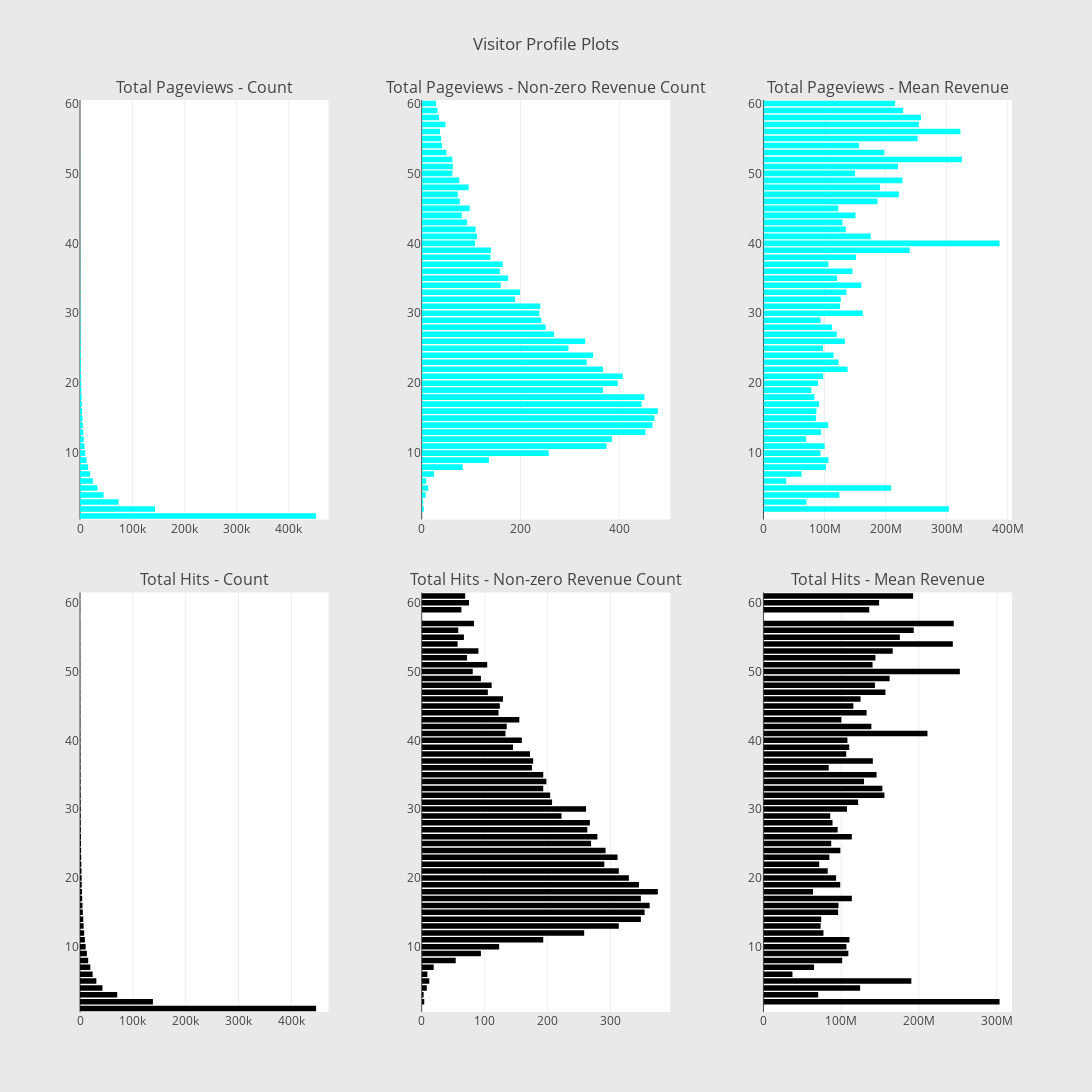

The code cell stored with this chart in its notebook:
### Markdown cell above
## Visitor Profile

- we will explore all features regarding visitor **totals_pageviews** and **totals_hits**.

### Code cell
titles = ["Total Pageviews - Count", "Total Pageviews - Non-zero Revenue Count","Total Pageviews - Mean Revenue", 
          "Total Hits - Count", "Total Hits - Non-zero Revenue Count", "Total Hits - Mean Revenue"]
fig_title = "Visitor Profile Plots"
fn = 'visitor-profile-plots'
features = ['totals_pageviews', 'totals_hits']
head_val = 60
colors = ['cyan', 'black']

multiple_horizontal_bar_chart(titles, fig_title, fn, features, head_val, colors, nrows=2, ncols=3, vs=0.08, hs=0.10, h=1800, w=1100)

### Figure 1 — Plotly figure (JSON) as saved in the notebook; plotly's stock layout.template omitted (floating-point values rounded to 4 significant figures)
{"data": [{"marker": {"color": "cyan"}, "orientation": "h", "showlegend": false, "type": "bar", "uid": "f08ae3d2-78d3-4dc1-ab7e-8a49f22a43d8", "x": [84, 88, 94, 112, 114, 124, 134, 135, 162, 168, 184, 192, 222, 225, 240, 242, 265, 268, 298, 338, 355, 388, 410, 453, 509, 535, 567, 674, 704, 847, 873, 875, 1091, 1143, 1318, 1413, 1567, 1722, 1949, 2211, 2409, 2682, 3150, 3511, 4010, 4720, 5291, 6197, 7097, 8671, 10104, 12585, 15272, 19476, 24688, 33411, 45192, 73835, 143770, 452522], "xaxis": "x", "y": ["60", "59", "58", "56", "57", "55", "54", "53", "50", "52", "51", "49", "48", "47", "46", "44", "43", "45", "42", "41", "40", "39", "38", "37", "36", "35", "34", "33", "32", "31", "30", "29", "28", "27", "26", "25", "24", "23", "22", "21", "20", "19", "18", "17", "16", "15", "14", "13", "12", "11", "10", "9", "8", "7", "6", "5", "4", "3", "2", "1"], "yaxis": "y"}, {"marker": {"color": "cyan"}, "orientation": "h", "showlegend": false, "type": "bar", "uid": "27821279-36fc-4580-b502-8bb769a8119f", "x": [29, 32, 35, 37, 48, 39, 41, 50, 62, 62, 63, 76, 95, 73, 77, 81, 92, 97, 109, 112, 108, 140, 139, 164, 158, 175, 160, 199, 189, 240, 238, 242, 251, 268, 331, 297, 347, 334, 367, 407, 397, 367, 451, 445, 478, 471, 467, 453, 385, 374, 257, 136, 83, 25, 9, 13, 8, 3, 4, 0], "xaxis": "x2", "y": ["60", "59", "58", "56", "57", "55", "54", "53", "50", "52", "51", "49", "48", "47", "46", "44", "43", "45", "42", "41", "40", "39", "38", "37", "36", "35", "34", "33", "32", "31", "30", "29", "28", "27", "26", "25", "24", "23", "22", "21", "20", "19", "18", "17", "16", "15", "14", "13", "12", "11", "10", "9", "8", "7", "6", "5", "4", "3", "2", "1"], "yaxis": "y2"}, {"marker": {"color": "cyan"}, "orientation": "h", "showlegend": false, "type": "bar", "uid": "80cecdf6-ba48-466f-a6ff-21e4a10f1d37", "x": [215500000.0, 228677500, 258122000, 322500000.0, 254400000.0, 252400000.0, 156200000.0, 197964400, 150000000.0, 325100000.0, 220300000.0, 227600000.0, 190800000.0, 221600000.0, 186800000.0, 150700000.0, 129300000.0, 122500000.0, 134800000.0, 175600000.0, 386700000.0, 239388500, 151500000.0, 106300000.0, 145900000.0, 120400000.0, 160200000.0, 135800000.0, 126600000.0, 125500000.0, 162800000.0, 93470000.0, 112300000.0, 120000000.0, 133400000.0, 97610000.0, 114700000.0, 122900000.0, 137800000.0, 97860000.0, 89530000.0, 78330000.0, 83450000.0, 91030000.0, 86660000.0, 85830000.0, 106100000.0, 94120000.0, 69840000.0, 100200000.0, 93480000.0, 106500000.0, 102300000.0, 62228400, 37280000.0, 209100000.0, 124287500, 70390000.0, 303625000, null], "xaxis": "x3", "y": ["60", "59", "58", "56", "57", "55", "54", "53", "50", "52", "51", "49", "48", "47", "46", "44", "43", "45", "42", "41", "40", "39", "38", "37", "36", "35", "34", "33", "32", "31", "30", "29", "28", "27", "26", "25", "24", "23", "22", "21", "20", "19", "18", "17", "16", "15", "14", "13", "12", "11", "10", "9", "8", "7", "6", "5", "4", "3", "2", "1"], "yaxis": "y3"}, {"marker": {"color": "black"}, "orientation": "h", "showlegend": false, "type": "bar", "uid": "9705dc80-db24-43e2-9df7-502c463a65cf", "x": [198, 203, 206, 211, 212, 227, 246, 261, 269, 316, 333, 348, 349, 363, 424, 438, 454, 501, 527, 553, 621, 693, 724, 745, 785, 845, 846, 944, 1088, 1104, 1289, 1291, 1406, 1504, 1718, 1925, 2126, 2190, 2477, 2798, 3064, 3291, 3755, 4130, 4716, 5384, 6194, 6881, 7879, 9264, 10640, 12959, 15484, 19518, 23918, 30939, 42444, 70402, 137952, 446754], "xaxis": "x4", "y": ["61", "59", "60", "56", "57", "55", "54", "52", "53", "50", "51", "49", "48", "47", "46", "45", "44", "43", "42", "41", "40", "39", "38", "37", "36", "35", "34", "33", "32", "31", "30", "29", "28", "27", "26", "25", "24", "23", "22", "21", "20", "19", "18", "17", "16", "15", "14", "13", "12", "11", "10", "9", "8", "7", "6", "5", "4", "3", "2", "1"], "yaxis": "y4"}, {"marker": {"color": "black"}, "orientation": "h", "showlegend": false, "type": "bar", "uid": "d4471776-bf86-465b-9c13-a87e72cdfc42", "x": [69, 63, 75, 58, 83, 67, 57, 72, 90, 81, 104, 94, 111, 105, 129, 124, 122, 155, 135, 133, 159, 145, 172, 177, 175, 193, 198, 193, 204, 207, 261, 222, 267, 263, 279, 269, 292, 311, 290, 313, 329, 345, 375, 348, 362, 354, 348, 313, 258, 193, 123, 94, 54, 19, 9, 12, 8, 3, 4, 0], "xaxis": "x5", "y": ["61", "59", "60", "56", "57", "55", "54", "52", "53", "50", "51", "49", "48", "47", "46", "45", "44", "43", "42", "41", "40", "39", "38", "37", "36", "35", "34", "33", "32", "31", "30", "29", "28", "27", "26", "25", "24", "23", "22", "21", "20", "19", "18", "17", "16", "15", "14", "13", "12", "11", "10", "9", "8", "7", "6", "5", "4", "3", "2", "1"], "yaxis": "y5"}, {"marker": {"color": "black"}, "orientation": "h", "showlegend": false, "type": "bar", "uid": "8b746791-a3d8-4600-a9e1-42d96cc13d4c", "x": [192400000.0, 136000000.0, 148700000.0, 193200000.0, 244700000.0, 175400000.0, 243500000.0, 144000000.0, 166200000.0, 252600000.0, 140300000.0, 162300000.0, 143400000.0, 156800000.0, 124900000.0, 115600000.0, 132600000.0, 100200000.0, 138800000.0, 210900000.0, 108000000.0, 110300000.0, 106400000.0, 140700000.0, 83897600, 145400000.0, 129300000.0, 152900000.0, 155500000.0, 121700000.0, 107400000.0, 85830000.0, 88800000.0, 95410000.0, 113600000.0, 87120000.0, 98840000.0, 84710000.0, 71690000.0, 82630000.0, 93420000.0, 98680000.0, 63682800, 113600000.0, 96460000.0, 95990000.0, 74250000.0, 73470000.0, 77150000.0, 110600000.0, 106700000.0, 109200000.0, 101200000.0, 65030000, 37280000.0, 190200000.0, 124287500, 70390000.0, 303625000, null], "xaxis": "x6", "y": ["61", "59", "60", "56", "57", "55", "54", "52", "53", "50", "51", "49", "48", "47", "46", "45", "44", "43", "42", "41", "40", "39", "38", "37", "36", "35", "34", "33", "32", "31", "30", "29", "28", "27", "26", "25", "24", "23", "22", "21", "20", "19", "18", "17", "16", "15", "14", "13", "12", "11", "10", "9", "8", "7", "6", "5", "4", "3", "2", "1"], "yaxis": "y6"}], "layout": {"annotations": [{"font": {"size": 16}, "showarrow": false, "text": "Total Pageviews - Count", "x": 0.1333, "xanchor": "center", "xref": "paper", "y": 1, "yanchor": "bottom", "yref": "paper"}, {"font": {"size": 16}, "showarrow": false, "text": "Total Pageviews - Non-zero Revenue Count", "x": 0.5, "xanchor": "center", "xref": "paper", "y": 1, "yanchor": "bottom", "yref": "paper"}, {"font": {"size": 16}, "showarrow": false, "text": "Total Pageviews - Mean Revenue", "x": 0.8667, "xanchor": "center", "xref": "paper", "y": 1, "yanchor": "bottom", "yref": "paper"}, {"font": {"size": 16}, "showarrow": false, "text": "Total Hits - Count", "x": 0.1333, "xanchor": "center", "xref": "paper", "y": 0.46, "yanchor": "bottom", "yref": "paper"}, {"font": {"size": 16}, "showarrow": false, "text": "Total Hits - Non-zero Revenue Count", "x": 0.5, "xanchor": "center", "xref": "paper", "y": 0.46, "yanchor": "bottom", "yref": "paper"}, {"font": {"size": 16}, "showarrow": false, "text": "Total Hits - Mean Revenue", "x": 0.8667, "xanchor": "center", "xref": "paper", "y": 0.46, "yanchor": "bottom", "yref": "paper"}], "height": 1800, "paper_bgcolor": "rgb(233,233,233)", "title": "Visitor Profile Plots", "width": 1100, "xaxis": {"anchor": "y", "domain": [0, 0.2667]}, "xaxis2": {"anchor": "y2", "domain": [0.3667, 0.6333]}, "xaxis3": {"anchor": "y3", "domain": [0.7333, 1]}, "xaxis4": {"anchor": "y4", "domain": [0, 0.2667]}, "xaxis5": {"anchor": "y5", "domain": [0.3667, 0.6333]}, "xaxis6": {"anchor": "y6", "domain": [0.7333, 1]}, "yaxis": {"anchor": "x", "domain": [0.54, 1]}, "yaxis2": {"anchor": "x2", "domain": [0.54, 1]}, "yaxis3": {"anchor": "x3", "domain": [0.54, 1]}, "yaxis4": {"anchor": "x4", "domain": [0, 0.46]}, "yaxis5": {"anchor": "x5", "domain": [0, 0.46]}, "yaxis6": {"anchor": "x6", "domain": [0, 0.46]}}}
